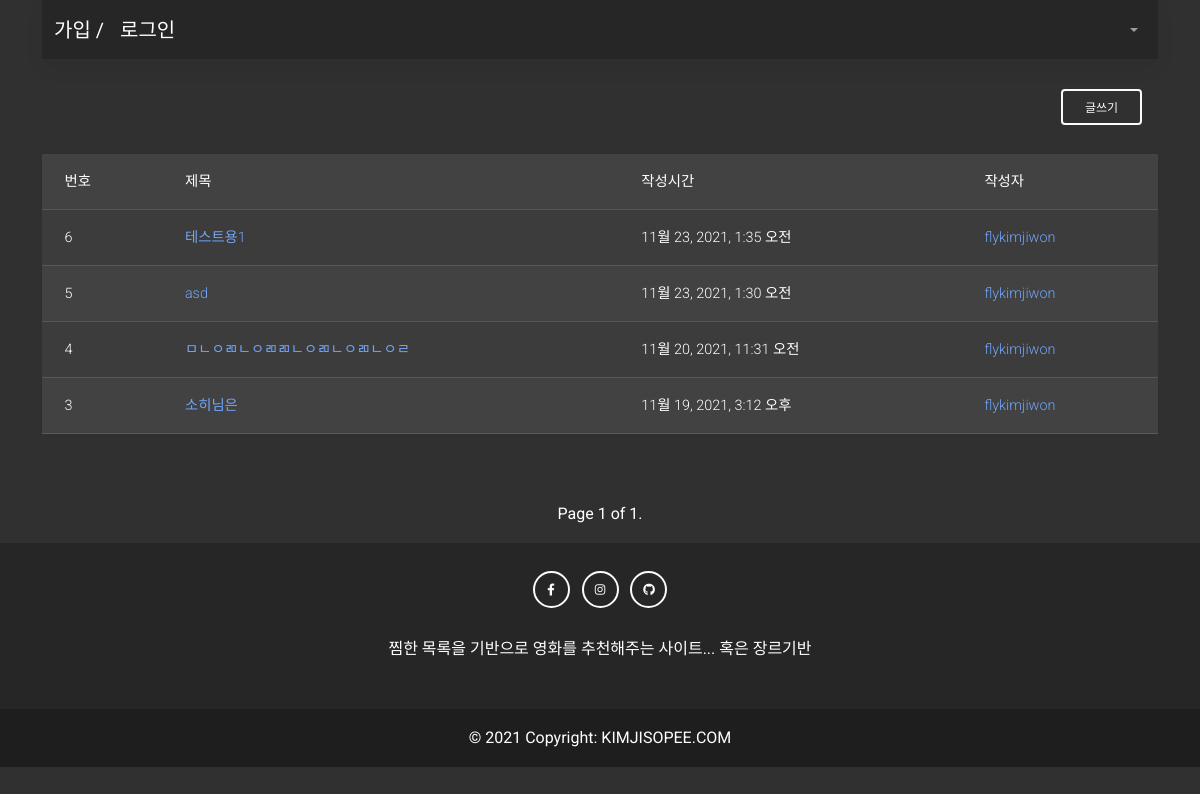
Before: /community/ with the older database file.
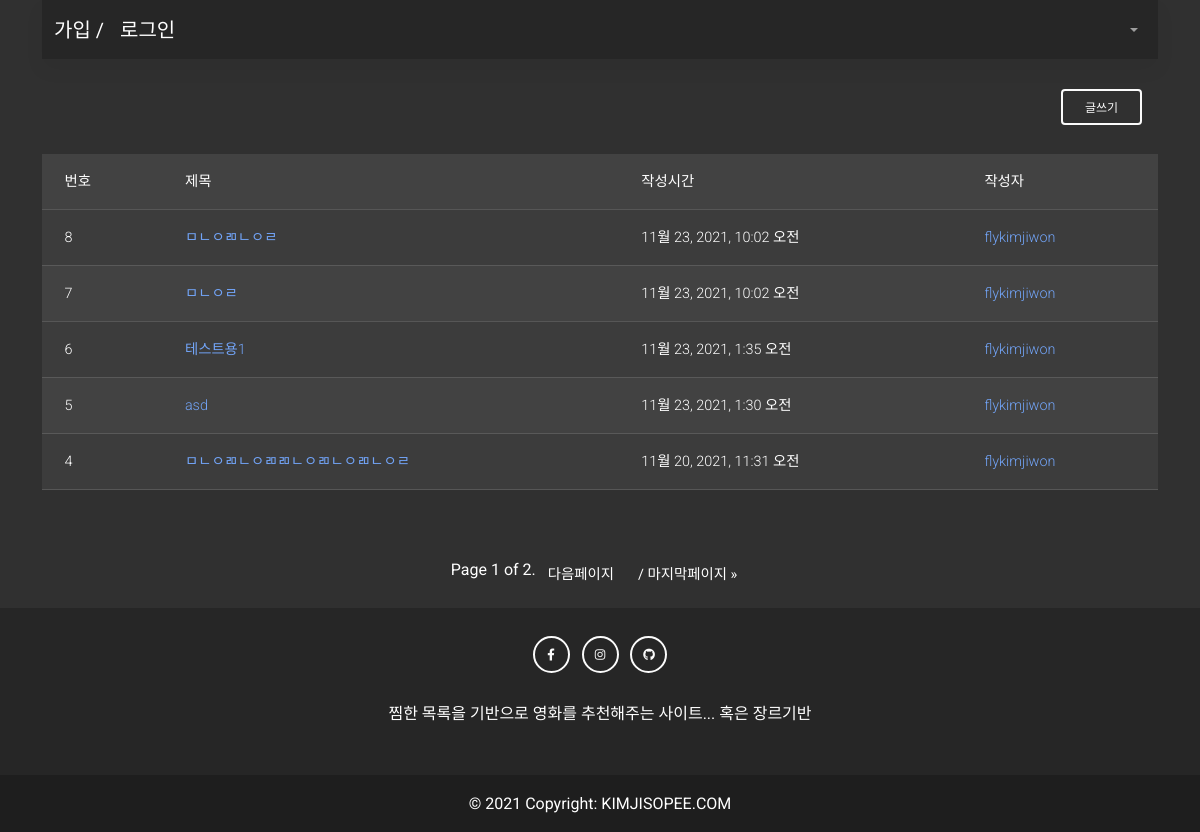
After: the same page with the newer database file.
### community/models.py (models this page shows, shortened)
class Review(models.Model):
    title = models.CharField(max_length=100)
    content = models.TextField()
    created_at = models.DateTimeField(auto_now_add=True)
    updated_at = models.DateTimeField(auto_now=True)
    user = models.ForeignKey(settings.AUTH_USER_MODEL, on_delete=models.CASCADE)

### accounts/models.py (models this page shows)
class User(AbstractUser):
    pass

### community/views.py (the view)
# urls.py: path('', views.index, name='index'),
@require_GET
def index(request):
    reviews = Review.objects.order_by('-pk')
    paginator = Paginator(reviews,5)
    page_number = request.GET.get('page')
    page_obj = paginator.get_page(page_number)
    context = {
        'reviews': reviews,
        'page_obj':page_obj,
    }
    return render(request, 'community/index.html', context)

### community/templates/community/index.html (shortened to what this page needs)
{% extends 'base.html' %}
{% block content %}
<br>
<div class='d-flex justify-content-end'>
  <a class="navbar-brand" href="{% url 'community:create'%}">
    <button type="button" id="test" class="btn btn-outline-light mb-4 float-right" >
    글쓰기
    </button>
  </a>
</div>
<table class="table table-striped table-hover">
<thead>
<tr>
<th>번호</th>
<th>제목</th>
<th>작성시간</th>
<th>작성자</th>
</tr>
</thead>
<tbody>
{% for review in page_obj %}
<tr>
<td>{{ review.pk }}</td>
<td><a href="{% url 'community:detail' review.pk %}">{{ review.title }}</a></td>
<td>{{ review.created_at }}</td>
<td><a href="{% url 'accounts:profile' review.user.username %}">{{ review.user }}</a></td>
</tr>
{% endfor %}
</tbody>
</table>
<br><br>
<nav class="pagination justify-content-center" aria-label="Page navigation example">
    <ul class="step-links pagination">
        <span class="current">
            Page {{ page_obj.number }} of {{ page_obj.paginator.num_pages }}.
        </span>
        {% if page_obj.has_next %}
            <li class="page-item"><a href="?page={{ page_obj.next_page_number }}" class="page-link">다음페이지</a></li>
            <li class="page-item"><a href="?page={{ page_obj.paginator.num_pages }}" class="page-link">/ 마지막페이지 &raquo;</a></li>
        {% endif %}
    </ul>
</nav>
{% endblock %}

### templates/base.html (shortened to what this page needs)
<!DOCTYPE html>
{% load static %}
<html lang="en">
  <head>
    <link
      rel="stylesheet"
      href="https://use.fontawesome.com/releases/v5.15.2/css/all.css"
    />
    <link rel='stylesheet' type='text/css' href='{% static 'css/fontawesome.min.css' %}' >
    <link rel="stylesheet" href="    {% static 'css/mdb.dark.min.css'%}"/>
  </head>
  <body>
<div class="container ">
    <nav class="navbar navbar-expand-lg navbar-dark bg-dark ">
    <div class="container-fluid">
    {% if user.is_authenticated %}
      <a class="navbar-brand" href="{% url 'movies:index'%}"><i class="fas fa-tv"></i>영화목록 /</a>
      <a class="navbar-brand" href="{% url 'community:index'%}"><i class="fas fa-users"></i>커뮤니티 /</a>
      <a class="navbar-brand" href="{% url 'movies:recommended'%}"><i class="fas fa-dice"></i> 랜덤추천 /</a>
      <a class="navbar-brand" href="{% url 'movies:recoreco'%}"><i class="fas fa-thumbs-up"></i>장르추천</a>
      <ul class="navbar-nav ms-auto">
      <li class="nav-item dropdown">
        <a
          class="nav-link dropdown-toggle d-flex align-items-center"
          href="#"
          id="navbarDropdownMenuLink"
          role="button"
          data-mdb-toggle="dropdown"
          aria-expanded="false"
        >
        <i class="fas fa-user-circle fa-lg"></i>
          {% comment %} <img
            src="https://mdbootstrap.com/img/Photos/Avatars/img (31).jpg"
            class="rounded-circle"
            height="22"
            alt=""
            loading="lazy"
          /> {% endcomment %}
        </a>
        <ul class="dropdown-menu" aria-labelledby="navbarDropdownMenuLink">
        <li>
          <a class="dropdown-item">{{ user.username }} 로그인중</a>
        </li>
        <li>
          <a class="dropdown-item" href="{% url 'accounts:profile' user %}">내 프로필</a>
        </li>
        <li>
          <form action="{% url 'accounts:logout' %}" method="POST" class='d-inline'>
            {% csrf_token %}
            <input type="submit" value="로그아웃" class="dropdown-item">
          </form>
        </li>
        </ul>
      </li>
    </ul>
    {% else %}
      <a class="navbar-brand" href="{% url 'accounts:signup' %}">가입 /</a>
      <a class="navbar-brand" href="{% url 'accounts:login' %}">로그인 </a>
      <ul class="navbar-nav ms-auto">
      <li class="nav-item dropdown">
        <a
          class="nav-link dropdown-toggle d-flex align-items-center"
          href="#"
          id="navbarDropdownMenuLink"
          role="button"
          data-mdb-toggle="dropdown"
          aria-expanded="false"
        >
        </a>
      </li>
    </ul>
  </div>
      {% endif %}
    </nav>
    {% block content %}
    {% endblock %}
  </div>
<footer class="bg-dark text-center text-white">
  <div class="container p-4">
    <section class="mb-4">
      <a class="btn btn-outline-light btn-floating m-1" href="#!" role="button"
        ><i class="fab fa-facebook-f"></i
      ></a>
      <a class="btn btn-outline-light btn-floating m-1" href="#!" role="button"
        ><i class="fab fa-instagram"></i
      ></a>
      <a class="btn btn-outline-light btn-floating m-1" href="#!" role="button"
        ><i class="fab fa-github"></i
      ></a>
    </section>
    <section class="mb-4">
      <p>
        찜한 목록을 기반으로 영화를 추천해주는 사이트... 혹은 장르기반
      </p>
    </section>
  </div>
  <div class="text-center p-3" style="background-color: rgba(0, 0, 0, 0.2);">
    © 2021 Copyright:
    <a class="text-white" href="http://127.0.0.1:8000/">KIMJISOPEE.COM</a>
  </div>
</footer>
  </body>
</html>

Changed rows visible on the page:
no longer on this page (row unchanged): Review: pk "3", title "소히님은", created_at "11월 19, 2021, 3:12 오후", user "flykimjiwon"
added Review: pk "8", title "ㅁㄴㅇㄻㄴㅇㄹ", created_at "11월 23, 2021, 10:02 오전", user "flykimjiwon"
added Review: pk "7", title "ㅁㄴㅇㄹ", created_at "11월 23, 2021, 10:02 오전", user "flykimjiwon"
Other visible differences:
{{ page_obj.paginator.num_pages }}: "1" → "2"
text now shown: "다음페이지 / 마지막페이지 »"
